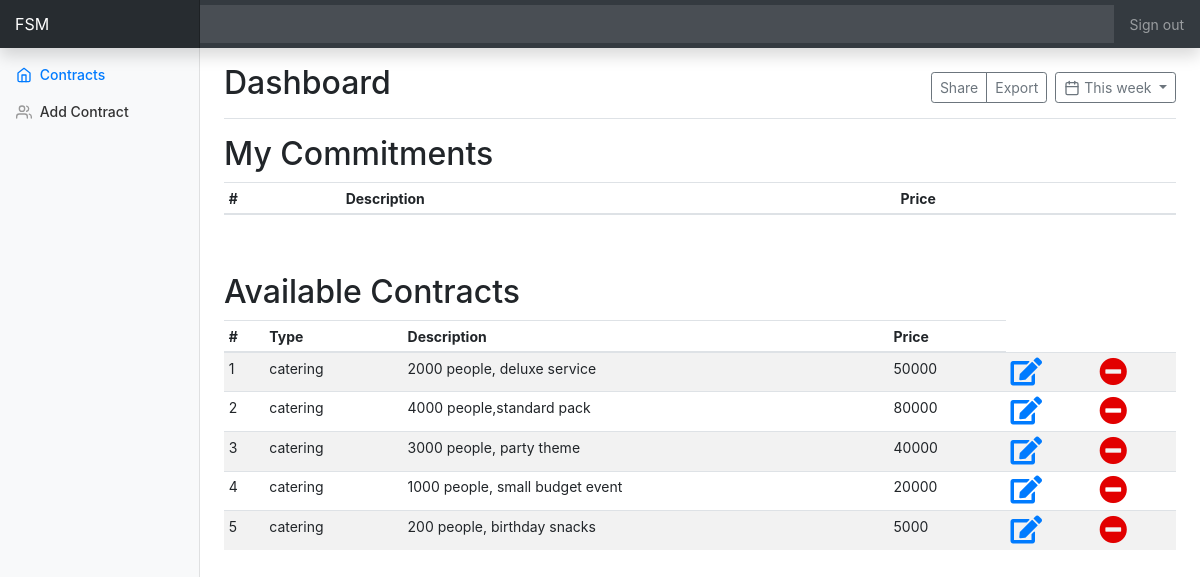
The page / (signed in) on the database its author committed.
### mainapp/models.py (models this page shows)
class Contract(models.Model):
    CONTRACT_TYPE_CHOICES = (
        ('proshow','proshow'),
        ('catering','catering'),
        ('logistics','logistics'),
    )
    vendor = models.ForeignKey(
        User,
        on_delete = models.CASCADE,
        limit_choices_to = Q(user_type = 2), # type 2 = vendor
        related_name = 'vendor',
        null = True,
    )
    organiser = models.ForeignKey(
        User,
        on_delete = models.CASCADE,
        limit_choices_to = Q(user_type = 1), # type 1 = organiser
        related_name = 'organiser',
        null = True,
    )
    description = models.CharField(max_length = 500)
    date_of_contract = models.DateField(null = True)
    price = models.IntegerField(null = True)
    contract_type = models.CharField(null = True, max_length = 20, choices = CONTRACT_TYPE_CHOICES)

### mainapp/views.py (the view)
# urls.py: path('', views.dashboard, name = 'dashboard'),
@login_required(login_url='/login')
def dashboard(request):
    user = User.objects.get(id=request.session['_auth_user_id'])
    if user.user_type == 1:     # organiser type
        ps_user = User.objects.get(username = 'pseudo')
        available_contracts = Contract.objects.filter(organiser = ps_user)
        current_contracts = Contract.objects.filter(organiser = user)
        proshow_contracts = available_contracts.filter(contract_type = 'proshow')
        catering_contracts = available_contracts.filter(contract_type = 'catering')
        logistics_contracts = available_contracts.filter(contract_type = 'logistics')
        cart_total = 0
        for contr in current_contracts:
            cart_total += contr.price
        context = {
            'current_contracts': current_contracts,
            'proshow_contracts': proshow_contracts,
            'catering_contracts': catering_contracts,
            'logistics_contracts': logistics_contracts,
            'cart_total': cart_total,
        }
        return render(request, 'organiser_dashboard.html', context)
    elif user.user_type == 2: # vendor type
        ps_user = User.objects.get(username = 'pseudo')
        taken_contracts = Contract.objects.filter(vendor = user).exclude(organiser = ps_user)
        not_taken=Contract.objects.filter(vendor = user).filter(organiser = ps_user)
        context = {
            'taken_contracts': taken_contracts,
            'not_taken':not_taken,
        }
        return render(request, 'vendor_dashboard.html', context)

### mainapp/templates/vendor_dashboard.html (shortened to what this page needs)
{% extends "base2.html" %}
{% block body %}
  <div class="d-flex justify-content-between flex-wrap flex-md-nowrap align-items-center pt-3 pb-2 mb-3 border-bottom">
      <h1 class="h2">Dashboard</h1>
      <div class="btn-toolbar mb-2 mb-md-0">
        <div class="btn-group mr-2">
          <button class="btn btn-sm btn-outline-secondary">Share</button>
          <button class="btn btn-sm btn-outline-secondary">Export</button>
        </div>
        <button class="btn btn-sm btn-outline-secondary dropdown-toggle">
          <span data-feather="calendar"></span>
          This week
        </button>
      </div>
    </div>
    <div id="commit" class="row">
        <div class="col-md-10">
          <h2>My Commitments</h2>
        </div>
      </div>
      <div class="table-responsive">
        <table class="table table-striped table-sm">
          <thead>
          <tr>
            <th>#</th>
            <th>Description</th>
            <th>Price</th>
          </tr>
          </thead>
        </table>
      </div>
      <br>
      <br>
      <div id="commit" class="row">
        <div class="col-md-10">
          <h2>Available Contracts</h2>
        </div>
      </div>
      <div class="table-responsive">
        <table class="table table-striped table-sm">
          <thead>
          <tr>
            <th>#</th>
            <th>Type</th>
            <th>Description</th>
            <th>Price</th>
          </tr>
          </thead>
          <tbody>
          {% for ncontr in not_taken %}
          <tr>
            <td>{{forloop.counter}}</td>
            <td>{{ncontr.contract_type}}</td>
            <td>{{ncontr.description}}</td>
            <td>{{ncontr.price}}</td>
            <td><a href="{% url 'mainapp:edit_contract' ncontr.id%}"><i class="fas fa-edit fa-2x"></i></a></td>
            <td><a href="{% url 'mainapp:remove_contract' ncontr.id %}"><i class="fas fa-minus-circle fa-2x" style="color:rgb(226, 0, 0);"></i></a></td>
          </tr>
          {% endfor %}
          </tbody>
        </table>
      </div>
{% endblock %}

### mainapp/static/style.css (style rules this page uses)
body { font-size: .875rem; }
.feather { width: 16px; height: 16px; vertical-align: text-bottom; }
.border-bottom { border-bottom: 1px solid #e5e5e5; }

### rows shown on the page
Contract: contract_type "catering", description "2000 people, deluxe service", price "50000"
Contract: contract_type "catering", description "4000 people,standard pack", price "80000"
Contract: contract_type "catering", description "3000 people, party theme", price "40000"
Contract: contract_type "catering", description "1000 people, small budget event", price "20000"
Contract: contract_type "catering", description "200 people, birthday snacks", price "5000"
